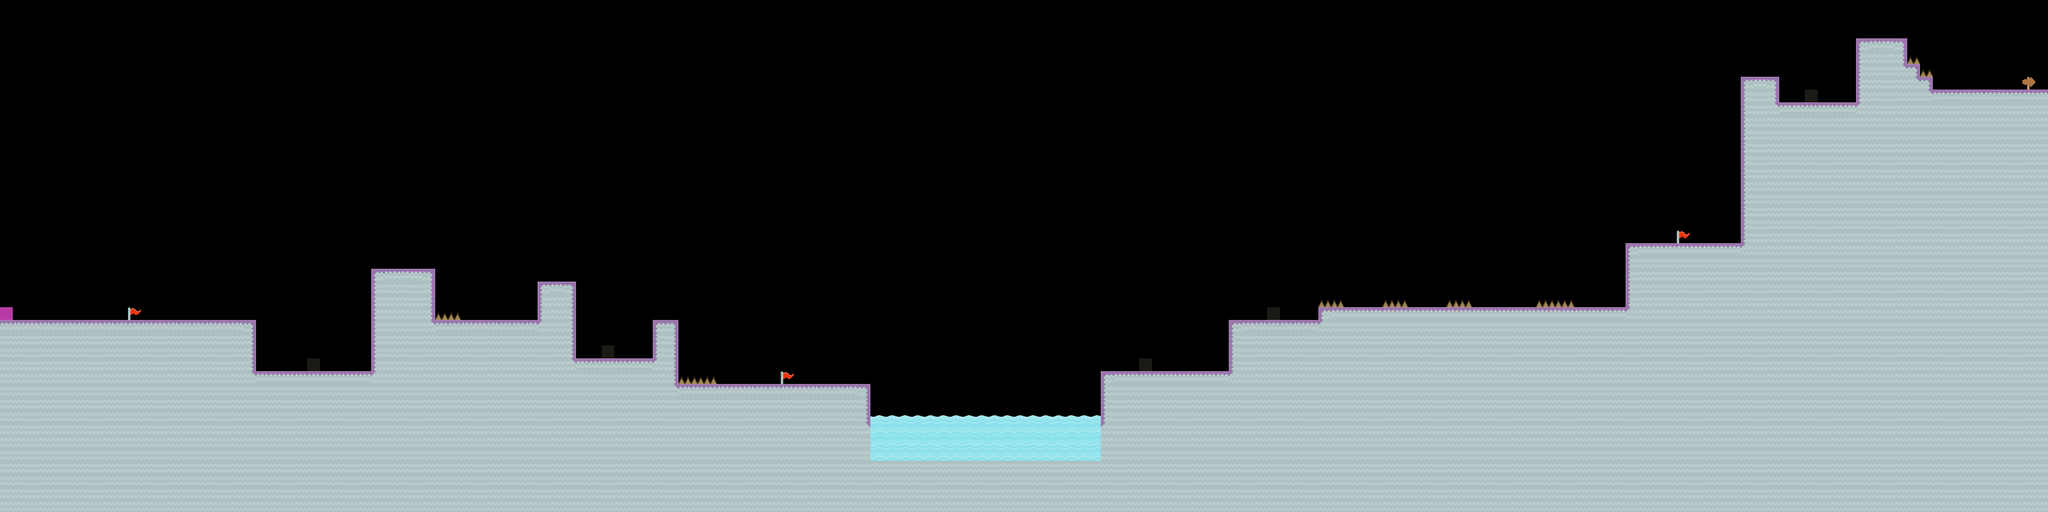

This game map was drawn from its Tiled (.tmx) file and the tilesets committed beside it. A one-line description and the trimmed map source follow:
An orthogonal 160x40 tile map with 32x32 px tiles, 2 tile layers (Ground, Water).

<map version="1.4" tiledversion="1.4.2" orientation="orthogonal" renderorder="right-down" width="160" height="40" tilewidth="32" tileheight="32" infinite="0" nextlayerid="4" nextobjectid="1">
 <tileset firstgid="1" source="tileset2.tsx" />
 <layer id="1" name="Ground" width="160" height="40">
  <data>[6400 cells, 2614 non-empty, 13 distinct tile ids]</data>
 </layer>
 <layer id="3" name="Water" width="160" height="40">
  <data>[6400 cells, 72 non-empty, 2 distinct tile ids]</data>
 </layer>
</map>